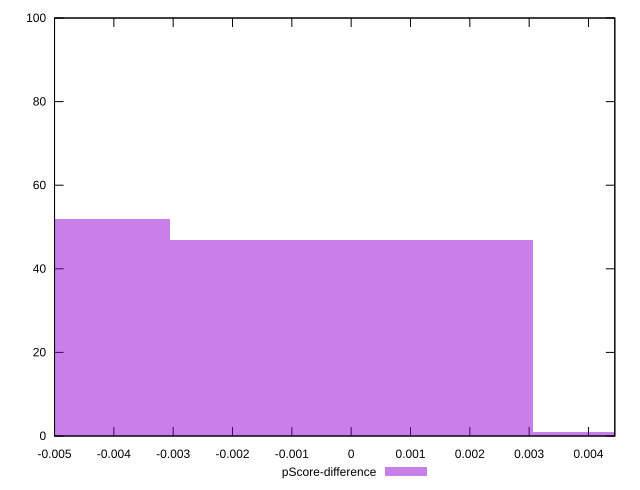

This figure's gnuplot source:
reset

$pScoreDifference <<EOF
0 47
-0.006114799481002581 52
0.006114799481002581 1
EOF

set key outside below
set boxwidth 0.006114799481002581
set xrange [-0.0050000000000000044:0.004444444444444473]
set yrange [0:100]
set trange [0:100]
set style fill transparent solid 0.5 noborder
set terminal svg size 640, 490 enhanced background rgb 'white'
set output "report_00025_2021-02-22T21:38:55.199Z/uses-optimized-images/samples/pages/pScore-difference/histogram.svg"

plot $pScoreDifference title "pScore-difference" with boxes

reset
